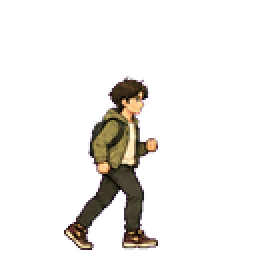
#> input picture assets/production/hero/v2/jog/jog-1.png, 128 x 128 px (shown 2 times larger); its folder holds 4 pictures in this run
$ python normalize_hero_jog.py
#> lines starting #> are read from the running program, lines starting #| are printed output that depends on the picture; after the words box and inside, x2 and y2 are one past the last pixel; in counts of white or black regions, pixels touching at a corner belong together; pictures that were not available may be replaced by others from this repository, and a replacement may not be noted
"""Root alignment for generated jogging frames, retaining short flight poses."""
import json
from pathlib import Path
from PIL import Image

root = Path(__file__).resolve().parents[1] / "assets/production/hero/v2/jog"
frames = []
for index in range(1, 13):
    path = root / f"jog-{index}.png"
    image = Image.open(path).convert("RGBA")
#> image is the input picture: PIL image 128x128 RGBA; mean R, G, B, A 10.9, 8.7, 6.3, 27
    mask = image.getchannel("A").point(lambda alpha: 255 if alpha >= 32 else 0)
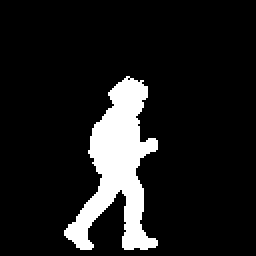
#> mask: PIL image 128x128 L (shown 2 times larger); 11.3% white; 1 white region, box (x1, y1, x2, y2) and area: (32, 38, 79, 125) 1849
    bounds = mask.getbbox()
#> bounds = (32, 38, 79, 125)
    head = mask.crop((0, bounds[1], 128, bounds[1]+14)).getbbox()
#> head = (54, 0, 74, 14)
    dx = round(64 - (head[0]+head[2])/2)
#> dx = 0
    flight = index in (4, 5, 9, 10)
    dy = (35 - bounds[1]) if flight else (125 - bounds[3])
#> dy = 0
    aligned = Image.new("RGBA", (128, 128))
#> aligned: PIL image 128x128 RGBA; every value is 0
    aligned.paste(image, (dx, dy))
    final = aligned.getbbox()
#> final = (32, 38, 79, 125)
#> pass 3 of the loop `for index in range(1, 13):`:
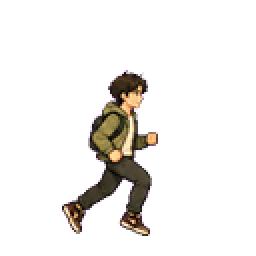
#> input picture assets/production/hero/v2/jog/jog-10.png, 128 x 128 px, given in place of jog-3.png, which was not available (shown 2 times larger)
#> image is the input picture: PIL image 128x128 RGBA; mean R, G, B, A 10.1, 8, 5.8, 25.2
#> `mask = image.getchannel("A").point(lambda alpha: 255 if alpha >= 32 el..`:
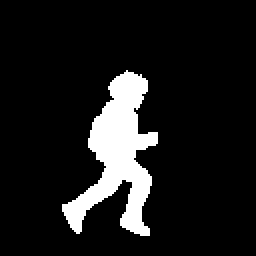
#> mask: PIL image 128x128 L (shown 2 times larger); 10.6% white; 1 white region, box (x1, y1, x2, y2) and area: (31, 35, 79, 118) 1730
#> bounds = (31, 35, 79, 118)
#> dy = 7
#> `aligned.paste(image, (dx, dy))`:
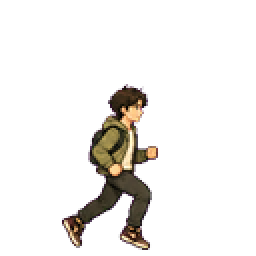
#> aligned: PIL image 128x128 RGBA (shown 2 times larger); mean R, G, B, A 10.1, 8, 5.8, 25.2; transparent parts drawn white
#> final = (31, 42, 79, 125)
#> (the run stopped early here; a loop or call above may not have finished)
